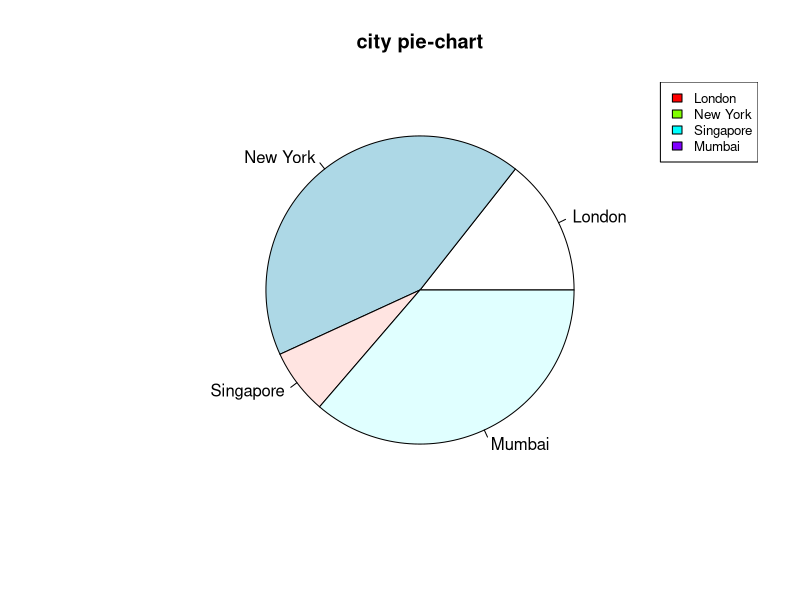

This chart was generated by the following R code:
#EXE-13
# Define the input vector and labels
values <- c(21, 62, 10, 53)
labels <- c("London", "New York", "Singapore", "Mumbai")

# Create the pie chart
pie(values, labels = labels, main = "city pie-chart")

# Add a legend
legend("topright", labels, cex = 0.8, fill = rainbow(length(values)))
